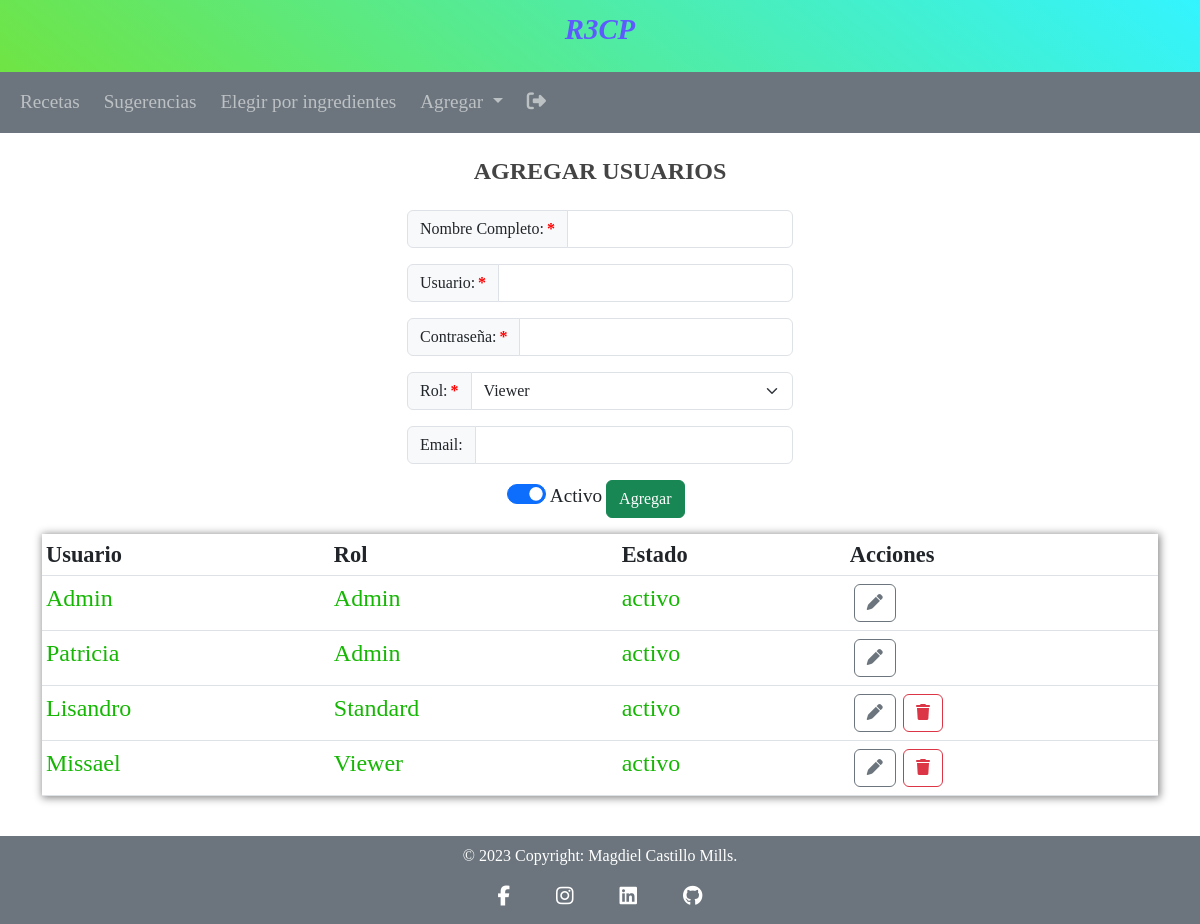
The page /views/add-users.php on the database its author committed.
### tables this page shows
CREATE TABLE `users` (
  `userid` int NOT NULL AUTO_INCREMENT,
  `username` varchar(30) NOT NULL UNIQUE,
  `fullname` varchar(50) NOT NULL,
  `password` varchar(50) NOT NULL,
  `type` varchar(15) NOT NULL,
  `email`  varchar(70),
  `state` boolean not null,
  `reportsto` int,
  PRIMARY KEY (`userid`),
  CONSTRAINT `fk_users_type`  FOREIGN KEY (`type`) references `type` (`type`) ON DELETE CASCADE ON UPDATE CASCADE,
  CONSTRAINT `fk_users_users`  FOREIGN KEY (`reportsto`) references `users` (`userid`) ON DELETE CASCADE ON UPDATE CASCADE  
);

### views/add-users.php (the view, shortened to what this page needs)
<?php
require_once ("../config/db_Connection.php");
require_once ("../modules/head.php");
require_once ("../modules/nav.php");
?>
<main class="container p-4">
    <div class="row text-center justify-content-center">
        <h3>AGREGAR USUARIOS</h3>
        <form class="m-3 col-auto" method="POST" action="../actions/create.php">
            <div class="input-group mb-3">
                <label class="input-group-text is-required" for="userfullname">Nombre Completo: </label>
                <input class="form-control" type="text" id="userfullname" name="userfullname"  pattern="[a-zA-Z áéíóúÁÉÍÓÚñÑ]+" minlength="7" maxlength="50">
            </div>
            <div class="input-group mb-3">
                <label class="input-group-text is-required" for="username">Usuario: </label>
                <input class="form-control" type="text" id="username" name="username"  pattern="[a-zA-Z áéíóúÁÉÍÓÚñÑ]+" minlength="2" maxlength="30">
            </div>
            <div class="input-group mb-3">
                <label class="input-group-text is-required" for="userpassword">Contraseña: </label>
                <input class="form-control" type="password" id="userpassword" name="userpassword" minlength="8" maxlength="50">
            </div>
            <div class="input-group mb-3">
                <label class="input-group-text is-required" for="userrol">Rol: </label>
                <select class="form-select" name="userrol" id="userrol">
                <?php
                    $sql = "SELECT type FROM type ORDER BY rand();";
                    $result = $conn -> query($sql);
                    while($row = $result -> fetch_assoc()){
                        echo "<option value='" . $row["type"] . "'>" . $row["type"] . "</option>";
                    }
                ?>
                </select>
            </div>
            <div class="input-group mb-3">
                <label class="input-group-text" for="useremail">Email: </label>
                <input class="form-control" type="email" id="useremail" name="useremail" minlength="15" maxlength="70">
            </div>
            <div class="form-switch">
                <input class="form-check-input" type="checkbox" id="activeuser" name="activeuser" value="yes" checked>
                <label class="form-check-label" for="activeuser">Activo</label>
                <input  class="btn btn-success" name="usersubmit" type="submit" value="Agregar">
            </div>
        </form>
    </div>
    <div class="row">
        <table class="table table-sm col-auto">
            <thead>
                <tr class="bg-primary">
                    <th>Usuario</th>
                    <th>Rol</th>
                    <th>Estado</th>
                    <th>Acciones</th>
                </tr>
            </thead>
            <tbody>
                <?php
                    $sql = "SELECT * FROM users ORDER BY type;";
                    $result = $conn -> query($sql);
                    while($row = $result -> fetch_assoc()){
                        if($row['state'] == 1) {
                            $state = "activo";
                            $color = "rgb(22, 182, 4)";
                        } else {
                            $state = "inactivo";
                            $color = "#aaa";
                        }
                        if($row['type'] == "Admin") {
                            $display = "style = 'display: none;'";
                        } else {
                            $display = "";
                        }
                        if($row['username'] == $_SESSION['username']) {
                            $recipeList = "";
                        } else {
                            $recipeList = "href='../views/recipes-list.php?username=" . $row['username']. "'";
                        }
                        $html = "<tr>";
                        $html .= "<td style='color:" . $color . ";'>";
                        $html .="<a $recipeList>";
                        $html .= $row['username'];
                        $html .="</a>";
                        $html .= "</td>";
                        $html .= "<td style='color:" . $color . ";'>" . $row['type'] . "</td>";
                        $html .= "<td style='color:" . $color . ";'>" . $state . "</td>";
                        $html .= "<td>";
                        $html .= "<a href='../actions/edit.php?userid=" . $row['userid'] . "' " . "class='btn btn-outline-secondary m-1' title='Editar'><i class='fa-solid fa-pen'></i></a>";
                        $html .= "<a $display href='../actions/delete.php?userid=" . $row['userid'] . "' " . "class='btn btn-outline-danger' title='Eliminar'><i class='fa-solid fa-trash'></i></a>";
                        $html .= "</td>";
                        $html .= "</tr>";
                        echo $html;
                    }
                ?>
            </tbody>
        </table>
    </div>
</main>
<?php
require_once ("../modules/footer.php");
?>

### css/styles.css (style rules this page uses)
* { font-family:'Times New Roman', Times, serif; }
main { min-height: calc(100vh - 12rem); }
h3 { font-size: 1.5rem; color: #444; font-weight: bold; }
.btn-outline-danger { margin-left: 0.2rem; }
table { box-shadow: 1px 1px 8px 1px #888; }
thead { background-color:#444444; }
thead tr { font-weight: bold; font-size: 1.4rem; color:#ffffff; }
tbody { background-color:rgb(255, 246, 234); }
table td a { text-decoration:none; color: rgb(22, 182, 4); }
table td, p, ul li, ol li, li a { font-size: 1.5rem; color: rgb(22, 182, 4); text-decoration: none; }
option { color: rgb(240, 144, 41); }
label, select, input, option { font-size: 1.2rem; }
.is-required:after { content: '*'; margin-left: 3px; color: red; font-weight: bold; }

### rows shown on the page
users: username "Admin", type "Admin", state "activo"
users: username "Patricia", type "Admin", state "activo"
users: username "Lisandro", type "Standard", state "activo"
users: username "Missael", type "Viewer", state "activo"

### other values the page prints
form field userrol "Viewer"
